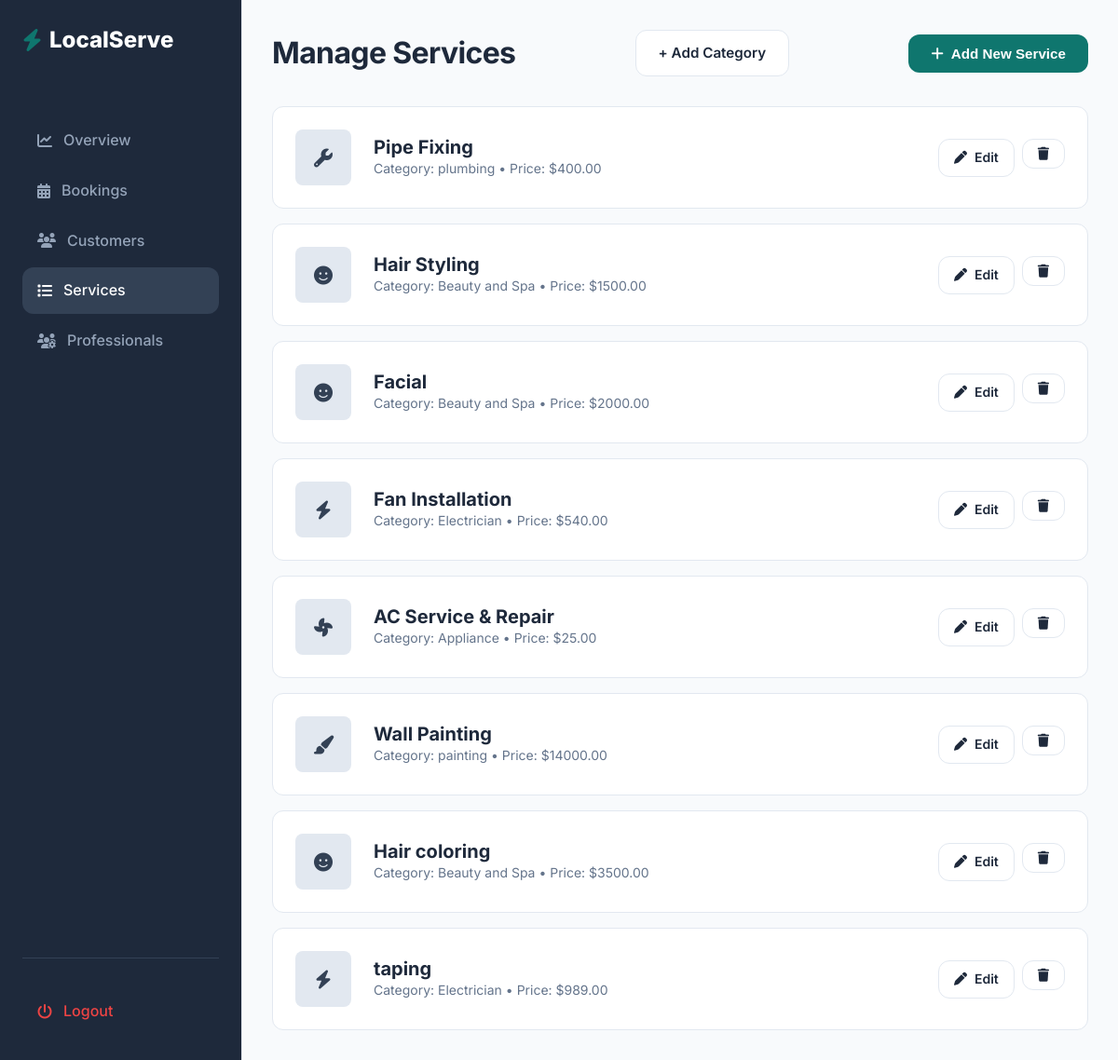
The page /services/admin_services/ (signed in) on the database its author committed.
### services/models.py (models this page shows, shortened)
class Service(models.Model):
    category = models.ForeignKey(ServiceCategory, on_delete=models.CASCADE, related_name = "services")
    title = models.CharField(max_length=150)
    description = models.TextField()
    price = models.DecimalField(max_digits=8,decimal_places=2)
    duration_minutes = models.IntegerField()
    image = models.ImageField(upload_to="services/",blank=True, null=True)
    is_active = models.BooleanField(default=True)
    created_at = models.DateTimeField(auto_now_add=True)
    is_best_seller = models.BooleanField(default=False)
    includes = models.TextField(blank=True,default="",
        help_text="Enter one item per line (e.g. Deep dusting, Floor cleaning, etc.)"
    )

class ServiceCategory(models.Model):
    name = models.CharField(max_length = 100,unique=True)
    icon = models.CharField(max_length = 100,blank=True)
    is_active = models.BooleanField(default = True)

### services/views.py (the view)
# urls.py: path('admin_services/',views.admin_services, name='admin_services'),
@login_required
@never_cache
def admin_services(request):
    services = Service.objects.select_related('category').all()
    return render(request,'admin/services/admin_services.html',{'services':services})

### templates/admin/services/admin_services.html (shortened to what this page needs)
{% extends "base_admin.html" %}
        {% block content %}
            <div class="flex justify-between items-center" style="margin-bottom: 2rem;">
                <h2>Manage Services</h2>
                <a href="{% url 'add_category' %}" class="btn btn-secondary">
                    + Add Category
                </a>
                <a href="{% url "add_service" %}">
                <button class="btn btn-primary"><i class="fa-solid fa-plus"></i> Add New Service</button>
                </a>
            </div>
            <div class="grid grid-cols-1 gap-md">
                 {% for service in services %}
                <div class="card flex justify-between items-center">
                    <div class="flex items-center gap-lg">
                        <div
                            style="width: 60px; height: 60px; background: #E2E8F0; border-radius: 8px; display: flex; align-items: center; justify-content: center;">
                            <i class="fa-solid {{ service.category.icon }} fa-lg"></i>
                        </div>
                        <div>
                            <h4 style="margin: 0;">{{ service.title }}</h4>
                            <p class="text-sm text-light">Category: {{service.category.name}} • Price: ${{ service.price }}</p>
                        </div>
                    </div>
                    <div class="flex gap-sm">
                        <a href="{% url "edit_service" service.id %}" class="btn btn-secondary btn-sm"><i class="fa-solid fa-pen"></i> Edit</a>
                        <form action="{% url 'delete_service' service.id %}" method="post" style="display:inline;">
                        <button class="btn btn-secondary btn-sm text-danger" onclick="return confirm('Are you sure you want to delete this service?');"><i class="fa-solid fa-trash"></i></button>
                        </form>
                    </div>
                </div>
                {% endfor %}
            </div>
        {% endblock %}

### static/css/style.css (style rules this page uses)
:root { --color-primary: #0F766E; --color-primary-dark: #0F5F57; --color-primary-light: #CCFBF1; --color-secondary: #0F172A; --color-accent: #F59E0B; --color-bg: #F8FAFC; --color-surface: #FFFFFF; --color-border: #E2E8F0; --color-text: #334155; --color-text-dark: #1E293B; --color-text-light: #64748B; --color-text-white: #FFFFFF; --color-success: #10B981; --color-warning: #F59E0B; --color-danger: #EF4444; --color-info: #3B82F6; --spacing-xs: 0.25rem; --spacing-sm: 0.5rem; --spacing-md: 1rem; --spacing-lg: 1.5rem; --spacing-xl: 3rem; --radius-sm: 6px; --radius-md: 12px; --radius-lg: 20px; --radius-full: 9999px; --shadow-sm: 0 1px 2px 0 rgba(0, 0, 0, 0.05); --shadow-md: 0 4px 6px -1px rgba(0, 0, 0, 0.1), 0 2px 4px -1px rgba(0, 0, 0, 0.06); --shadow-lg: 0 10px 15px -3px rgba(0, 0, 0, 0.1), 0 4px 6px -2px rgba(0, 0, 0, 0.05); --shadow-hover: 0 20px 25px -5px rgba(0, 0, 0, 0.1), 0 10px 10px -5px rgba(0, 0, 0, 0.04); --transition: all 0.2s cubic-bezier(0.4, 0, 0.2, 1); --header-height: 80px; --max-width: 1200px; }
*, *::before, *::after { box-sizing: border-box; margin: 0; padding: 0; }
body { font-family: 'Inter', sans-serif; background-color: var(--color-bg); color: var(--color-text); line-height: 1.6; -webkit-font-smoothing: antialiased; }
a { text-decoration: none; color: inherit; transition: var(--transition); }
.flex { display: flex; }
.items-center { align-items: center; }
.justify-between { justify-content: space-between; }
.gap-sm { gap: var(--spacing-sm); }
.gap-md { gap: var(--spacing-md); }
.gap-lg { gap: var(--spacing-lg); }
.grid { display: grid; }
h1, h2, h3, h4, h5, h6 { color: var(--color-text-dark); font-weight: 700; line-height: 1.2; }
h2 { font-size: 2rem; letter-spacing: -0.02em; }
h4 { font-size: 1.25rem; }
.text-light { color: var(--color-text-light); }
.text-sm { font-size: 0.875rem; }
.btn { display: inline-flex; align-items: center; justify-content: center; padding: 0.75rem 1.5rem; border-radius: var(--radius-md); font-weight: 600; cursor: pointer; transition: var(--transition); border: none; font-size: 0.95rem; gap: 0.5rem; }
.btn-primary { background-color: var(--color-primary); color: white; }
.btn-secondary { background-color: white; color: var(--color-text-dark); border: 1px solid var(--color-border); }
.btn-sm { padding: 0.5rem 1rem; font-size: 0.875rem; }
.card { background: var(--color-surface); border-radius: var(--radius-md); border: 1px solid var(--color-border); padding: var(--spacing-lg); transition: var(--transition); }

### rows shown on the page
Service: title "Pipe Fixing", category.name "plumbing", price "400.00"
Service: title "Hair Styling", category.name "Beauty and Spa", price "1500.00"
Service: title "Facial", category.name "Beauty and Spa", price "2000.00"
Service: title "Fan Installation", category.name "Electrician", price "540.00"
Service: title "AC Service & Repair", category.name "Appliance", price "25.00"
Service: title "Wall Painting", category.name "painting", price "14000.00"
Service: title "Hair coloring", category.name "Beauty and Spa", price "3500.00"
Service: title "taping", category.name "Electrician", price "989.00"
